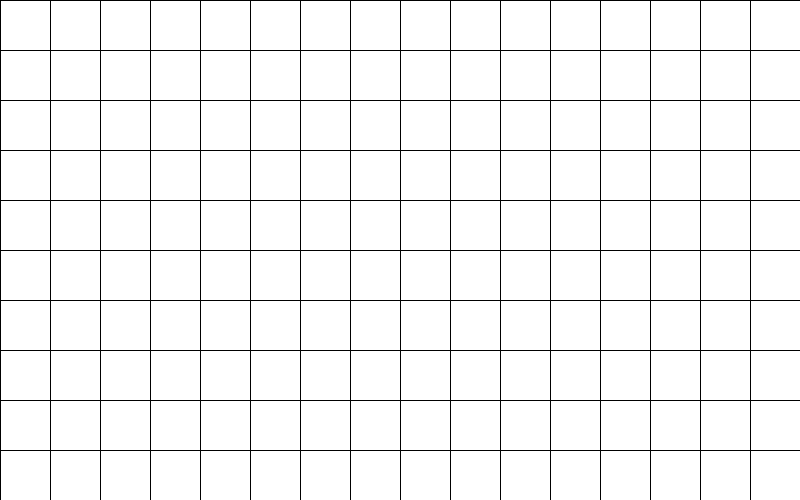
Frame 1 (no input)
Frame 60 (the mouse pressed at the canvas centre just before this capture): identical to frame 1, image omitted
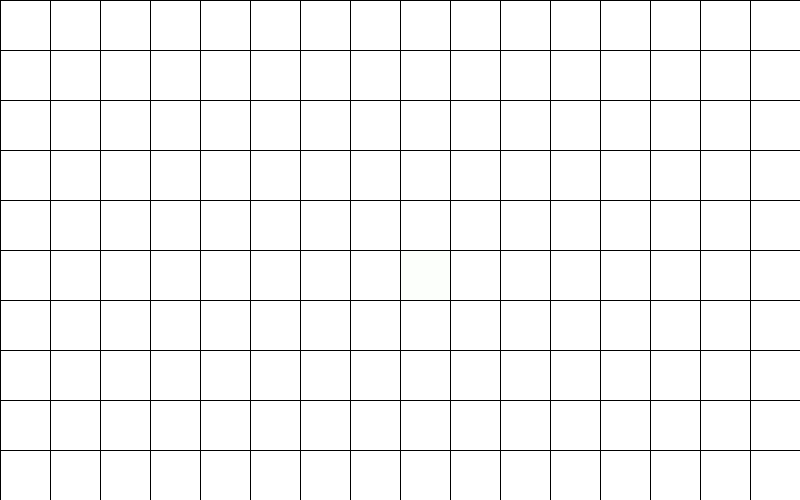
Frame 120 (the mouse held since frame 60 and released just before this capture)

The Processing sketch that drew these frames (run headless with seeded random() and noise(); from frame 60 on, the mouse is pressed at the canvas centre):

// Processing sketch: week06_2_pde
// ── week06_2_pde.pde
//week06-2
//ctrl-n開心視窗
//修改自week06-1
void setup() {
  size(800, 500);//視窗大小 800*500
}
int [][] a= new int[10][16]; //java列陣寫法,跟c++不同
void mousePressed() {//mouse按下去時 執行這段
  int i = mouseY/50, j = mouseX/50;//計算i,j座標
  a[i][j] = 60;
}
void draw() {
  background(255);
  for (int i=0; i<10; i++) {//上週for y 現在改成for i 左手i
    for (int j=0; j<16; j++) {//上週for x 現在改成for j 左手j
      if ( a[i][j] > 0) {
        fill(#5DFF1F, a[i][j]*4);//諾裡面友直 設綠色
        a[i][j]--;
      } else fill(255);//沒有直 設白色
      rect( j*50, i*50, 50, 50);//畫四邊形
    }
  }
}
